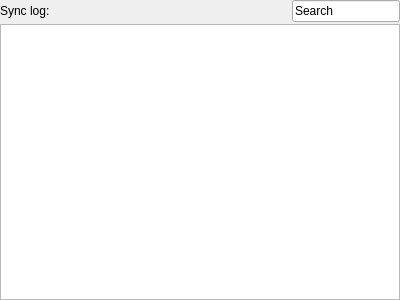
<?xml version="1.0" encoding="UTF-8"?>
<ui version="4.0">
 <class>SyncForm</class>
 <widget class="QWidget" name="SyncForm">
  <property name="geometry">
   <rect>
    <x>0</x>
    <y>0</y>
    <width>400</width>
    <height>300</height>
   </rect>
  </property>
  <property name="windowTitle">
   <string>Form</string>
  </property>
  <layout class="QVBoxLayout" name="verticalLayout">
   <property name="spacing">
    <number>2</number>
   </property>
   <property name="margin">
    <number>0</number>
   </property>
   <item>
    <layout class="QHBoxLayout" name="horizontalLayout">
     <item>
      <widget class="QLabel" name="sync_log_lbl">
       <property name="text">
        <string>Sync log:</string>
       </property>
      </widget>
     </item>
     <item>
      <spacer name="horizontalSpacer">
       <property name="orientation">
        <enum>Qt::Horizontal</enum>
       </property>
       <property name="sizeHint" stdset="0">
        <size>
         <width>40</width>
         <height>20</height>
        </size>
       </property>
      </spacer>
     </item>
     <item>
      <widget class="ExtendedLineEdit" name="search_le">
       <property name="sizePolicy">
        <sizepolicy hsizetype="Minimum" vsizetype="Fixed">
         <horstretch>0</horstretch>
         <verstretch>0</verstretch>
        </sizepolicy>
       </property>
       <property name="text">
        <string>Search</string>
       </property>
      </widget>
     </item>
    </layout>
   </item>
   <item>
    <widget class="QTableWidget" name="sync_log_table">
     <property name="showGrid">
      <bool>false</bool>
     </property>
     <attribute name="horizontalHeaderVisible">
      <bool>false</bool>
     </attribute>
     <attribute name="verticalHeaderVisible">
      <bool>false</bool>
     </attribute>
     <column>
      <property name="text">
       <string>Sync log</string>
      </property>
     </column>
     <column>
      <property name="text">
       <string>Action</string>
      </property>
     </column>
     <column>
      <property name="text">
       <string>Folders</string>
      </property>
     </column>
    </widget>
   </item>
  </layout>
 </widget>
 <customwidgets>
  <customwidget>
   <class>ExtendedLineEdit</class>
   <extends>QLineEdit</extends>
   <header>src/extendedlineedit.h</header>
  </customwidget>
 </customwidgets>
 <resources/>
 <connections/>
</ui>
